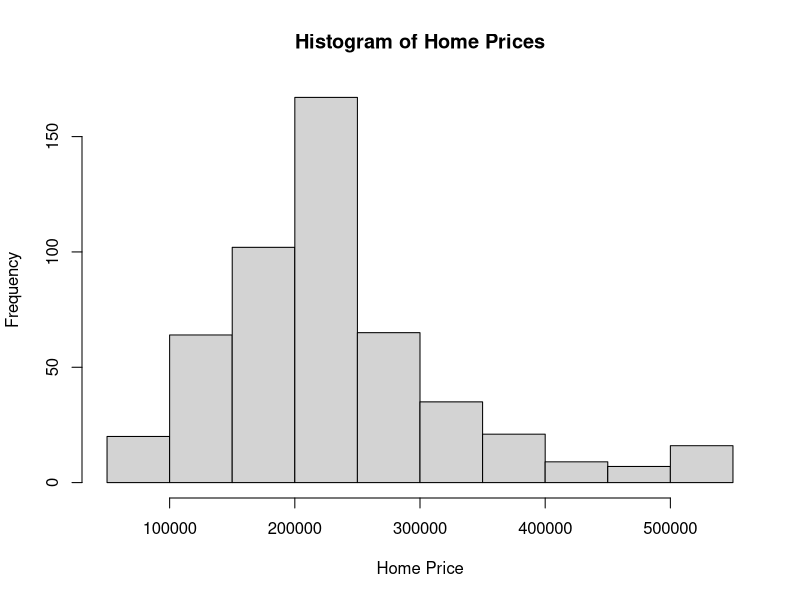
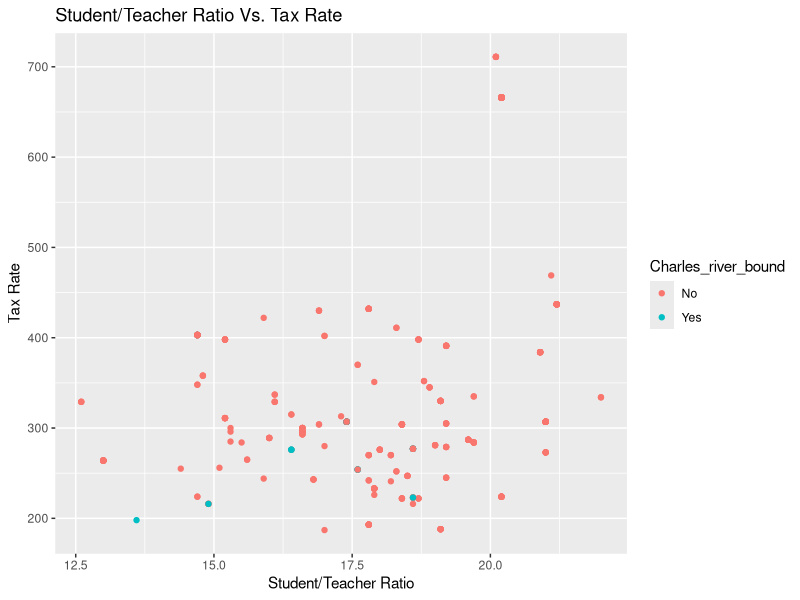

The R script that drew these images, in order: (Note: this script raises an error after producing the figures.)
## ---- chunk 1
# Load libraries for usage
library(ggplot2)
library(FNN)
library(plyr)
library(gplots)

## ---- chunk 2
# Problem 1A - Develop a high level briefing function that takes a data frame as an argument, and produces summary output

brief <- function(df){

  num.columns <- ncol(df)
  # Print the number of rows and columns
  cat(sprintf("This dataset has %s Rows and %s Attributes\n\n", nrow(df), num.columns))
    
  # Capture real values and add them to a data frame
  df.to.return <- data.frame(Attribute_ID = numeric(),
                             Attribute_Name = character(),
                             Missing = numeric(),
                             Mean = numeric(),
                             Median = numeric(), 
                             SDev = numeric(), 
                             Min = numeric(),
                             Max = numeric())
  
  cat("real valued attributes\n")
  cat("----------------------\n")
  for(col in 1:num.columns){
    if(is.numeric(df[[col]])){
      temp.missing <- sum(is.na(df[[col]]))
      temp.mean <- mean(df[[col]], na.rm=TRUE)
      temp.median <- median(df[[col]], na.rm=TRUE)
      temp.sdev <- sd(df[[col]], na.rm=TRUE)
      temp.min <- min(df[[col]], na.rm=TRUE)
      temp.max <- max(df[[col]], na.rm=TRUE)
      
      df.to.return <- rbind(df.to.return, data.frame(Attribute_ID = col,
                             Attribute_Name = colnames(df)[col],
                             Missing = temp.missing,
                             Mean = temp.mean,
                             Median = temp.median, 
                             SDev = temp.sdev, 
                             Min = temp.min,
                             Max = temp.max))
    }
  }
  
  print(format(df.to.return, scientific=999,digits=2))
  
   # Capture symbolic attributes and add to data frame
  df.to.return <- data.frame(Attribute_ID = numeric(),
                             Attribute_Name = character(),
                             Missing = numeric(),
                             Arity = numeric(),
                             MCVs_counts = character())
  
  
  cat("symbolic attributes\n")
  cat("----------------------\n")
  for(col in 1:num.columns){
    if(!is.numeric(df[[col]])){
      temp.missing <- sum(df[[col]]=="" | is.na(df[[col]]))
      temp.arity <- length(levels(df[[col]]))
      
      temp.mcvs <- sort(table(df[[col]]),decreasing=TRUE)[1:3]
      temp.mcvs_str <- ""
      
      for(i in 1:3){
        if(!is.na(names(temp.mcvs)[i]) & names(temp.mcvs)[i]!= "") {
          temp.str <- sprintf("%s(%d)", names(temp.mcvs)[i], temp.mcvs[i])
          temp.mcvs_str <- paste(temp.mcvs_str, temp.str)
        }
      }
      
      df.to.return <- rbind(df.to.return, data.frame(Attribute_ID = col,
                             Attribute_Name = colnames(df)[col],
                             Missing = temp.missing,
                             Arity = temp.arity,
                             MCVs_counts=temp.mcvs_str))
    }
  }
  print(format(df.to.return, scientific=999,digits=2))
}

## ---- chunk 3
# Problem 1B - Test brief function

housing.no.missing <- read.csv("house_no_missing.csv")
housing.missing <- read.csv("house_with_missing.csv")

print("~~~~~~~~~~~~~~~~~~~~~~~~~~~~~~~~~~~~~~~~~~~~~~")
print("Brief function output for house_no_missing.csv")
print("~~~~~~~~~~~~~~~~~~~~~~~~~~~~~~~~~~~~~~~~~~~~~~")
brief(housing.no.missing)

#print("~~~~~~~~~~~~~~~~~~~~~~~~~~~~~~~~~~~~~~~~~~~~~~")
#print("Brief function output for house_with_missing.csv")
#print("~~~~~~~~~~~~~~~~~~~~~~~~~~~~~~~~~~~~~~~~~~~~~~")
#brief(housing.missing)

## ---- chunk 4
##############
# Visualizations for Problem 1B 
##############
options(scipen = 999)

# Home Price (histogram)
hist(housing.no.missing$house_value, xlab = "Home Price", main = (paste("Histogram of Home Prices")))

# Charles and home prices (Contingency Table)
# Group into bins
housing.grouped <- housing.no.missing
housing.grouped$house_value <- cut(housing.no.missing$house_value, breaks = c(0, 100000, 200000, 300000, 400000, 9999999999), labels= c("Below 100,000", "100,000 -200,000", "200,001-300,000", "300,001-400,000", "400,000 and Greater"))
with(housing.grouped, table(house_value, Charles_river_bound))

# Student/Teacher Ratio and taxes (Scatterplot)
ggplot(housing.no.missing, aes(x=student_teacher_ratio, y=property_tax_rate, color=Charles_river_bound)) + geom_point() +
  ggtitle("Student/Teacher Ratio Vs. Tax Rate") +
  labs(x="Student/Teacher Ratio",y="Tax Rate") 

## ---- chunk 5
#####
# Problem 2A
#####

# Connect-the-dots model that learns from train set and is being tested using test set
# Assumes the last column of data is the output dimension
get_pred_dots <- function(train, test){
  nf <- ncol(train)
  input <- train[,-nf]
  query <- test[,-nf]
  my.knn <- get.knnx(input,query,k=2) # Get two nearest neighbors
  nn.index <- my.knn$nn.index
  pred <- rep(NA,nrow(test))
  for (ii in 1:nrow(test)){
    y1 <- train[nn.index[ii,1],nf]
    y2 <- train[nn.index[ii,2],nf]
    pred[ii] = (y1+y2)/2
  }
  return(pred)  
}
## ---- chunk 6

# Linear model
# Assumes the last column of data is the output dimension
get_pred_lr <- function(train, test){
  colnames(train)[ncol(train)] <- "output"
  linear.model <- lm(output ~ ., data=train)
  return(predict(linear.model, test))
}

## ---- chunk 7
# Default predictor model
# Assumes the last column of data is the output dimension
get_pred_default <- function(train, test){
  nf <- ncol(train)
  pred <- mean(train[,nf])
  #return that prediction for each input in the test set
  return(rep(pred, nrow(test)))
}

## ---- chunk 8
#nn: number of data points, k: number of folds
get_folds <- function(nn, k) {
    index <- seq(1, nn)
    rand.index <- sample(index, nn)
    group <- seq_along(rand.index)%%k
    chunk <- split(rand.index, group)
    return(chunk)
}

# Perform k-fold cross-validation 
do_cv <- function(df, output, k, model){
  #get the number of rows
  size <- nrow(df[output])
  #generate k folds
  folds <- get_folds(size, k)
  
  mse <- rep(NA,k)
  ii <- 1
  for(fold in folds){
    test.set <- subset(df, as.numeric(rownames(df)) %in% fold)
    train.set <- subset(df, !as.numeric(rownames(df)) %in% fold)
    
    result <- model(train.set, test.set)
    mse[ii] <- mean((test.set[output] - result)^2) 
    ii <- ii + 1
  }
  
  return(mse)
}
## ---- chunk 9
#test case
df <- data.frame(x=c(1,2,3,4,5,6,7,8,9,10), y=c(1.2,2.3,3.4,4.5,5.6,6.7,7.8,8.9,9.1,10.0))

mean(do_cv(df, "y", 10, get_pred_default))
mean(do_cv(df, "y", 10, get_pred_lr))
mean(do_cv(df, "y", 10, get_pred_dots))

## ---- chunk 10
#####
# Problem 2B
#####

# Build data frame using house_value = log(Crime Rate)
df <- housing.no.missing[,c("Crime_Rate", "house_value")]
df$Crime_Rate <- log(df$Crime_Rate)

# Run Cross-Validation using all three models, using the "mean preprocessing step"
default.housing.model <- do_cv(df, "house_value", nrow(df), get_pred_default)
linear.housing.model <- do_cv(df,"house_value", nrow(df), get_pred_lr)
dot.housing.model <- do_cv(df, "house_value", nrow(df), get_pred_dots)

models.means <- c(mean(default.housing.model), mean(linear.housing.model), mean(dot.housing.model))

models.sd <- c(sd(default.housing.model), sd(linear.housing.model), sd(dot.housing.model))

# Compute 95% CI for each score
ci.l <- models.means - (1.96 * models.sd)/sqrt(nrow(df))
ci.u <- models.means + (1.96 * models.sd)/sqrt(nrow(df))

# Make a bar chart

barplot2(models.means, plot.ci = TRUE, ci.l = ci.l, ci.u = ci.u, main = "House Values Predicted from log(Crime Rate)", ylab="MSE of Model Trained on LOO-CV", names.arg = c("Default Model", "Linear Model", "Connect the Dots Model"))
